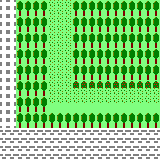

Below is a game level as drawn by its tile map, then a one-line description and the .tmx file that defines it, in full:
An orthogonal 20x20 tile map with 8x8 px tiles, 1 tile layer (Capa de Patrones 1).

<map version="1.0" tiledversion="2018.06.01" orientation="orthogonal" renderorder="right-down" width="20" height="20" tilewidth="8" tileheight="8" infinite="0" nextlayerid="2" nextobjectid="1">
 <tileset firstgid="1" name="tiles" tilewidth="8" tileheight="8" tilecount="45" columns="9">
  <image source="../../tiles.png" width="72" height="40" />
 </tileset>
 <layer id="1" name="Capa de Patrones 1" width="20" height="20">
  <data encoding="csv">
15,15,37,37,37,37,8,8,8,37,37,37,37,37,37,37,37,37,37,37,
15,15,38,38,38,38,8,8,8,38,38,38,38,38,38,38,38,38,38,38,
15,15,37,37,37,37,8,8,8,37,37,37,37,37,37,37,37,37,37,37,
15,15,38,38,38,38,8,8,8,38,38,38,38,38,38,38,38,38,38,38,
15,15,37,37,37,37,8,8,8,37,37,37,37,37,37,37,37,37,37,37,
15,15,38,38,38,38,8,8,8,38,38,38,38,38,38,38,38,38,38,38,
15,15,37,37,37,37,8,8,8,37,37,37,37,37,37,37,37,37,37,37,
15,15,38,38,38,38,8,8,8,38,38,38,38,38,38,38,38,38,38,38,
15,15,37,37,37,37,8,8,8,37,37,37,37,37,37,37,37,37,37,37,
15,15,38,38,38,38,8,8,8,38,38,38,38,38,38,38,38,38,38,38,
15,15,37,37,37,37,8,8,8,36,36,36,36,36,36,36,36,36,36,36,
15,15,38,38,38,38,8,8,8,8,8,8,8,8,8,8,8,8,8,8,
15,15,37,37,37,37,8,8,8,8,8,8,8,8,8,8,8,8,8,8,
15,15,38,38,38,38,5,5,5,5,5,5,5,5,5,5,5,5,5,5,
15,15,37,37,37,37,37,37,37,37,37,37,37,37,37,37,37,37,37,37,
15,15,38,38,38,38,38,38,38,38,38,38,38,38,38,38,38,38,38,38,
14,14,14,14,14,14,14,14,14,14,14,14,14,14,14,14,14,14,14,14,
14,14,14,14,14,14,14,14,14,14,14,14,14,14,14,14,14,14,14,14,
14,14,14,14,14,14,14,14,14,14,14,14,14,14,14,14,14,14,14,14,
14,14,14,14,14,14,14,14,14,14,14,14,14,14,14,14,14,14,14,14
</data>
 </layer>
</map>
